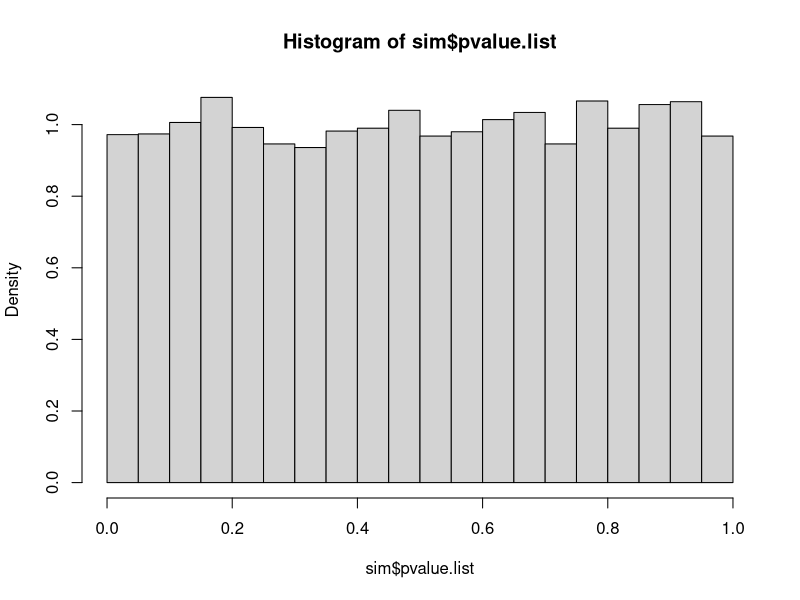
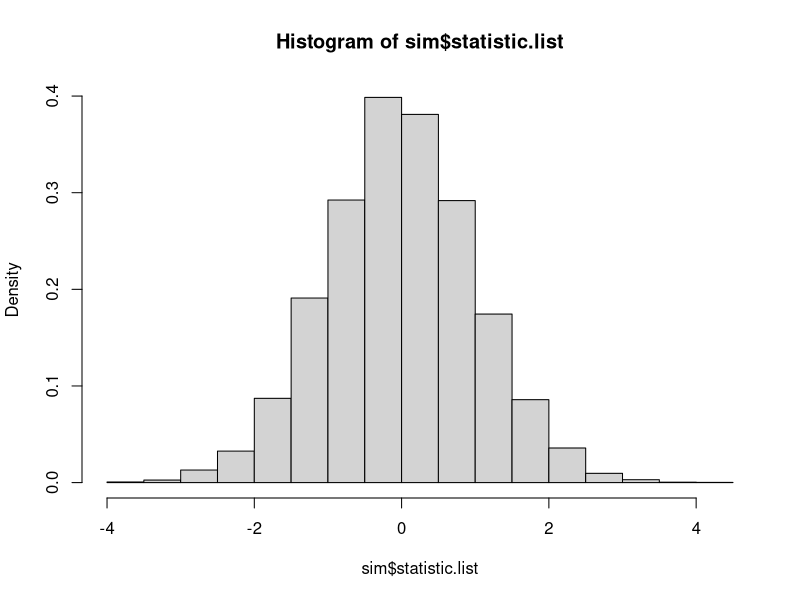

The R script that drew these images, in order:
## ---- chunk 1
set.seed(5)
sigma=5
Control <- rnorm(30,mean=10,sd=sigma)
Dosage <- rnorm(35,mean=12,sd=sigma)
t.test(Control,Dosage,mu=0,conf.level = 0.95)
## ---- chunk 2
t.test.sim <- function(R=10000,
                           mu1=0,mu2=0,
                           sigma1=1,sigma2=1,
                           m=30,n=30,
                           level=.05,
                           value=0,
                           direction="two.sided") {
  
  #Define empty lists
  statistic.list <- rep(0,R)
  pvalue.list <- rep(0,R)
  
  for (i in 1:R) {
    
    # Sample realized data 
    Control <- rnorm(m,mean=mu1,sd=sigma1)
    Dosage <- rnorm(n,mean=mu2,sd=sigma2)
    
    # Testing values
    testing.procedure <- t.test(Control,Dosage,mu=value,
                                conf.level = 1-level,alternative = direction)
    statistic.list[i] <- testing.procedure$statistic
    pvalue.list[i] <- testing.procedure$p.value
    }
  empirical.size <- mean(pvalue.list<level)
  return(list(statistic.list=statistic.list,pvalue.list=pvalue.list,
              empirical.size=empirical.size)) 
  
}
## ---- chunk 3
t.test.sim(R=10,mu1=10,mu2=12,sigma1 = 5,sigma2=5)
## ---- chunk 4
sim <- t.test.sim(R=10000,mu1=10,mu2=10,sigma1=5,sigma2=5,n=30,m=30)
sim$empirical.size
## ---- chunk 5
hist(sim$pvalue.list,freq = F)
## ---- chunk 6
hist(sim$statistic.list,probability=TRUE)
## ---- chunk 7
t.test.sim(R=1000,mu1=10,mu2=10,sigma1=5,sigma2=5)$empirical.size

t.test.sim(R=1000,mu1=10,mu2=12,sigma1=5,sigma2=5)$empirical.size

t.test.sim(R=1000,mu1=10,mu2=14,sigma1=5,sigma2=5)$empirical.size

t.test.sim(R=1000,mu1=10,mu2=16,sigma1=5,sigma2=5)$empirical.size
## ---- chunk 8
t.test.sim(R=10000,mu1=10,mu2=12,sigma1=10,sigma2=10,m=10,n=10)$empirical.size

t.test.sim(R=10000,mu1=10,mu2=12,sigma1=10,sigma2=10,m=30,n=30)$empirical.size

t.test.sim(R=10000,mu1=10,mu2=12,sigma1=10,sigma2=10,m=50,n=50)$empirical.size

t.test.sim(R=10000,mu1=10,mu2=12,sigma1=10,sigma2=10,m=100,n=100)$empirical.size
## ---- chunk 9
t.test.sim2 <- function(R=10000,
                           location1=0,location2=0,
                           scale1=1,scale2=1,
                           m=30,n=30,
                           level=.05,
                           value=0,
                           direction="two.sided") {
  
  #Define empty lists
  statistic.list <- rep(0,R)
  pvalue.list <- rep(0,R)
  
  for (i in 1:R) {
    
    # Sample realized data 
    Control <- rcauchy(m,location=location1,scale=scale1)
    Dosage <- rcauchy(n,location=location2,scale=scale2)
    
    # Testing values
    testing.procedure <- t.test(Control,Dosage,mu=value,
                                conf.level = 1-level,alternative = direction)
    statistic.list[i] <- testing.procedure$statistic
    pvalue.list[i] <- testing.procedure$p.value
    }
  empirical.size <- mean(pvalue.list<level)
  return(list(statistic.list=statistic.list,pvalue.list=pvalue.list,
              empirical.size=empirical.size)) 
  
}
## ---- chunk 10
# how power and size behave in the presence of heavy tailed data
t.test.sim2(R=10000,location1=0,location2=2,scale1=1,scale2=1,m=10,n=10)$empirical.size

t.test.sim2(R=10000,location1=0,location2=2,scale1=1,scale2=1,m=30,n=30)$empirical.size

t.test.sim2(R=10000,location1=0,location2=2,scale1=1,scale2=1,m=50,n=50)$empirical.size

t.test.sim2(R=10000,location1=0,location2=2,scale1=1,scale2=1,m=100,n=100)$empirical.size
